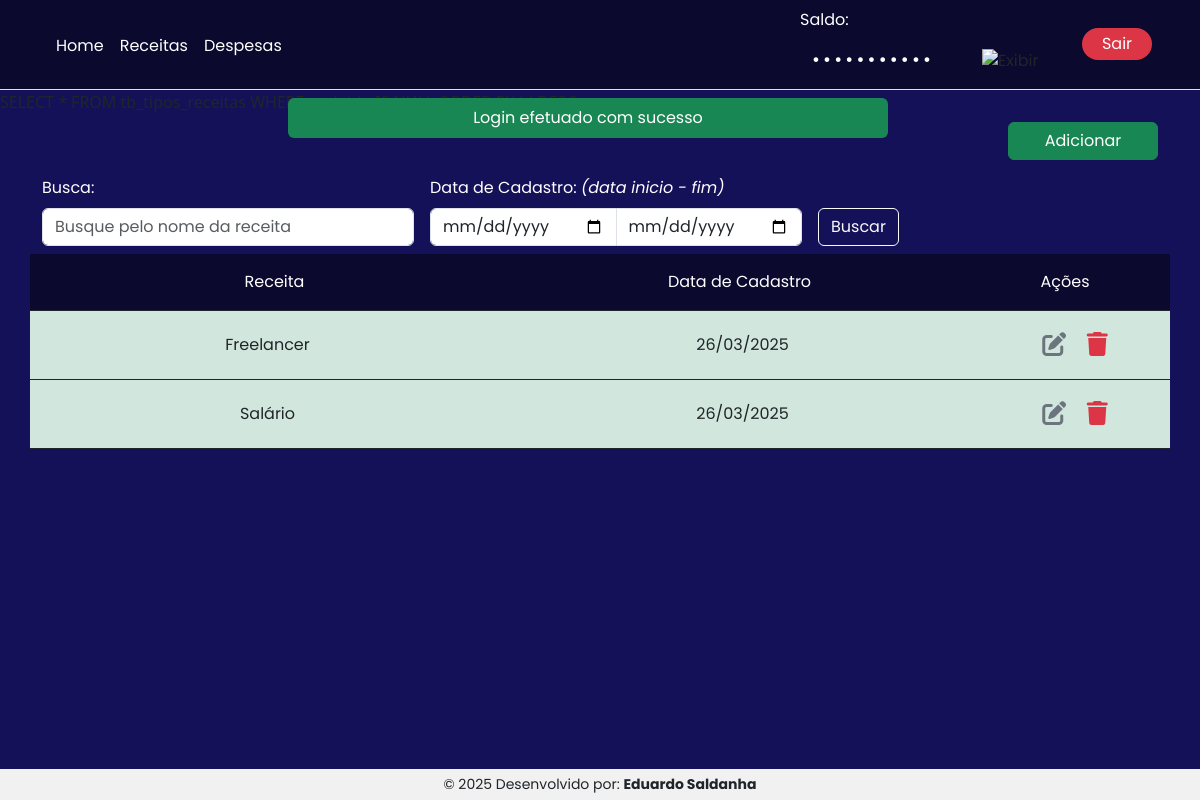
The app's page /listar_tipos_de_receitas (signed in) with its own data.
### tables this page shows
CREATE TABLE `tb_usuarios`  (
  `id` int NOT NULL AUTO_INCREMENT,
  `cpf` varchar(14) NULL DEFAULT '',
  `senha` varchar(255) NULL DEFAULT NULL,
  `saldo` varchar(255) NULL DEFAULT NULL,
  `entrada` varchar(255) NULL DEFAULT NULL,
  `nome` varchar(255) NULL DEFAULT NULL,
  PRIMARY KEY (`id`) USING BTREE
);

CREATE TABLE `tb_tipos_receitas`  (
  `id` int NOT NULL AUTO_INCREMENT,
  `receita` varchar(255) NULL DEFAULT '',
  `data_cadastro` datetime NULL DEFAULT NULL,
  `excluido` char(1) NULL DEFAULT NULL,
  PRIMARY KEY (`id`) USING BTREE
);

### includes/functions.php (called while the page is built, shortened)
<?php
    function formatarValorReais3($valor)
    {
        $valor = floatval($valor);
        return number_format($valor, 2, ',', '.');
    }
    function formataData($date) {
        $date = DateTime::createFromFormat('Y-m-d H:i:s', $date)->format('d/m/Y');
        return $date;
    }
?>

### views/listar_tipos_de_receitas.php (the view, shortened to what this page needs)
<?php
$where = '';
echo $buscar_receitas = "SELECT * FROM tb_tipos_receitas WHERE excluido IS NULL $where ORDER BY id DESC";
$resultado = mysqli_query($conn, $buscar_receitas);
?>
<div class="container pt-2">
    <div class="row">
        <div class="col-12">
            <div class="d-flex justify-content-end pb-3">
                <a href="<?= SITE ?>cadastro_receitas" class="btn btn-success btn-add">Adicionar</a>
            </div>
        </div>
        <form action="<?= SITE ?>receitas" method="GET" class="d-flex align-items-center text-white">
            <div class="col-xxl-4 col-xl-4 col-lg-4 col-md-4 col-sm-12">
                <label for="" class="form-label text-white">Busca: </label>
                <input type="text" name="nome" class="form-control mb-2" id="nome" placeholder="Busque pelo nome da receita" value="<?php echo isset($_GET['nome']) ? $_GET['nome'] : ''; ?>">
            </div>
            <div class="col-4 ms-3">
                <label for="" class="form-label text-white">Data de Cadastro: </label>
                <i>(data inicio - fim)</i>
                <div class="input-group">
                    <input type="date" name="data_inicio" class="form-control mb-2" id="data-inicio" value="<?php echo isset($_GET['data_inicio']) ? $_GET['data_inicio'] : ''; ?>">
                    <input type="date" name="data_fim" class="form-control mb-2" id="data-fim" value="<?php echo isset($_GET['data_fim']) ? $_GET['data_fim'] : ''; ?>">
                </div>
            </div>
            <div class="col-1 mt-4 text-white ms-3">
                <button type="submit" class="btn btn-outline-light">Buscar</button>
            </div>
        </form>
    </div>
    <ul class="row list-unstyled bg-light">
        <li class="col-12 text-white bg-2 py-3 text-center border-bottom border-dark">
            <div class="d-flex justify-content-between">
                <div class="col-5">Receita</div>
                <div class="col-2">Data de Cadastro</div>
                <div class="col-2">Ações</div>
            </div>
        </li>
        <?php
        while ($receita = mysqli_fetch_array($resultado)) {
        ?>
            <li class="col-12 text-center">
                <div class="row justify-content-between align-items-center mb-0 py-3 bg-default border-bottom border-dark">
                    <div class="col-5">
                        <?= $receita['receita'] ?>
                    </div>
                    <div class="col-2">
                        <?= $receita['data_cadastro'] ? formataData($receita['data_cadastro']) : '' ?>
                    </div>
                    <div class="col-2">
                        <a href="<?= SITE ?>cadastro_receitas&cod=<?= $receita['id'] ?>" class="fs-4 text-secondary"><i class="fa-solid fa-pen-to-square"></i></a>
                        <a href="<?= SITE ?>controllers/excluir_tipo_de_receita.php?id=<?= $receita['id'] ?>" class="fs-4 ms-3 text-danger"><i class="fa-solid fa-trash"></i></a>
                    </div>
                </div>
            </li>
        <?php } ?>
    </ul>
</div>

### views/header.php
<header class="">
    <nav class="navbar navbar-expand-lg bg-2 border-bottom">
        <div class="container-fluid px-xxl-5 px-xl-5 px-lg-5 px-md-5 px-sm-3">
            <div class="collapse navbar-collapse row" id="navbarNav">
                <div class="col-8">
                    <ul class="navbar-nav align-items-center">
                        <li class="nav-item">
                            <a class="nav-link active text-white fs-6 pb-1" aria-current="page" href="<?= SITE ?>home">Home</a>
                        </li>
                        <li class="nav-item">
                            <a class="nav-link active text-white fs-6 pb-1" aria-current="page" href="<?= SITE ?>receitas">Receitas</a>
                        </li>
                        <li class="nav-item">
                            <a class="nav-link active text-white fs-6 pb-1" aria-current="page" href="<?= SITE ?>despesas">Despesas</a>
                        </li>
                    </ul>
                </div>
                <div class="col-3">
                    <label for="" class="form-label text-white">Saldo:</label>
                    <div class="d-flex align-items-center">
                        <?php
                        $saldo = isset($dados['saldo']) ? $dados['saldo'] : 0.00;
                        $saldoVisivel = $_SESSION['saldo_visivel'] ?? false;
                        ?>
                        <div class="col-8">
                            <input
                                type="<?= $saldoVisivel ? 'text' : 'password' ?>"
                                id="saldo"
                                class="form-control input-sensivel"
                                value="R$ <?= formatarValorReais3($saldo); ?>"
                                disabled>
                        </div>
                        <div class="col-4co">
                            <img
                                src="https://img.icons8.com/?size=100&id=<?= $saldoVisivel ? '60022' : '59814' ?>&format=png&color=FFFFFF"
                                alt="Exibir"
                                id="toggle-olho"
                                class="icone-olho">
                        </div>
                    </div>
                </div>
                <div class="col-1 text-center">
                        <a class="nav-link active text-white fs-6 w-100 bg-danger rounded-pill py-1" aria-current="page" href="<?= SITE ?>controllers/sair.php">Sair</a>
                </div>
            </div>
        </div>
    </nav>
</header>
<?php include_once('modulos/mensagem.php') ?>

### css/style.css (style rules this page uses)
* { font-family: "Poppins", sans-serif; }
.bg-1 { background: rgb(21, 17, 88); }
.bg-2 { background: rgb(11, 9, 46); }
.input-sensivel { font-size: 1.2rem; border: none; background: none; color: #ffffff; width: 100%; text-align: left; letter-spacing: 0.2rem; }
.input-sensivel:disabled { background: none; }
.icone-olho { cursor: pointer; margin-left: 10px; height: 30px; }
.btn-add { width: 150px; }
.bg-default { background-color:#d1e7dd; }

### records on screen
tb_tipos_receitas: receita "Freelancer", data_cadastro "26/03/2025"
tb_tipos_receitas: receita "Salário", data_cadastro "26/03/2025"

### other values on screen
$message_text "Login efetuado com sucesso"
